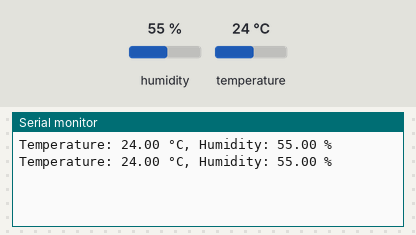
The sketch below on a simulated Arduino Uno, built with avr-gcc and run on an emulated ATmega328P. On the bench: the last lines printed to the serial monitor. Inputs (shaded band) come from the test bench; at power-on: humidity 55 %, temperature 24 °C.

Above: at 10.8 s.
10.9 s: humidity set to 22 %
At 20.7 s:
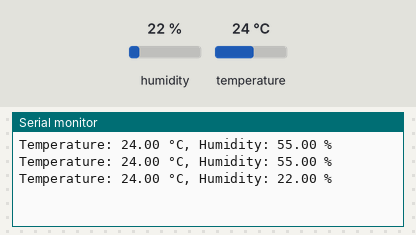
20.9 s: temperature set to 12 °C
At 30.7 s:
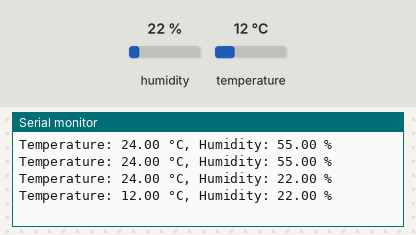
30.9 s: humidity set to 40 %
At 40.6 s:
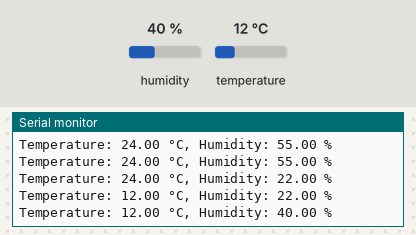
Timing chart, 0 to 42.1 s (numbered marks = the images above; inputs shaded):
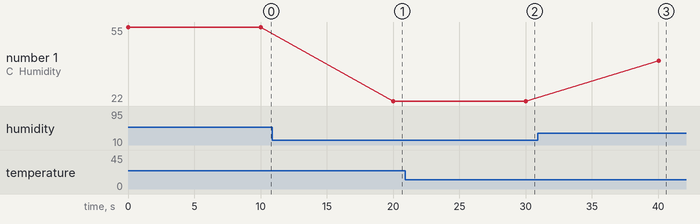

Measured:
- after the input at 10.9 s, the serial monitor: prints a new line after 9.1 s (image 1)
- after the input at 20.9 s, the serial monitor: prints a new line after 9.1 s (image 2)
- after the input at 30.9 s, the serial monitor: prints a new line after 9.1 s (image 3)
- plotted number 1: 55 → 22 after the input at 10.9 s, 22 → 40 after the input at 30.9 s

The sketch:

activity_3.1.ino
```cpp
#include <DHT.h>
#define DHTPIN 2
#define DHTTYPE DHT22

DHT dht(DHTPIN, DHTTYPE);

void setup() {
  Serial.begin(9600);
  dht.begin();
}

void loop() {
  float temperature = dht.readTemperature();
  float humidity = dht.readHumidity();

  if (isnan(temperature) || isnan(humidity)) {
    Serial.println("Error reading from DHT sensor!");
  } else {
    Serial.print("Temperature: ");
    Serial.print(temperature);
    Serial.print(" °C, Humidity: ");
    Serial.print(humidity);
    Serial.println(" %");
  }

  delay(10000);
}
```
